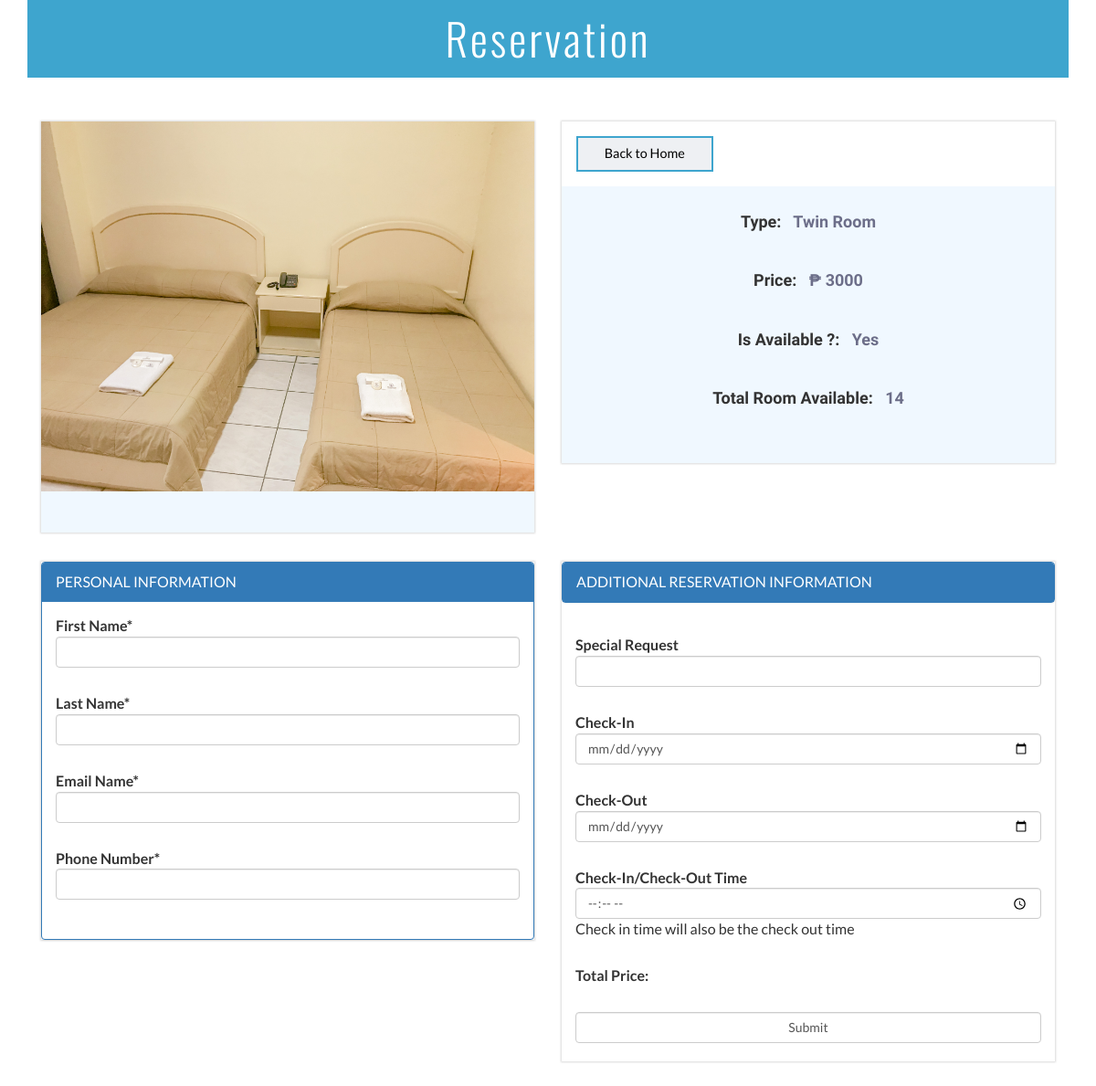
The page /redirect/Reservation.php?id=2 on the database its author committed.
### tables this page shows
CREATE TABLE `room` (
  `id` int(10) UNSIGNED NOT NULL,
  `type` varchar(15) DEFAULT NULL,
  `price` double NOT NULL,
  `total` int(11) NOT NULL,
  `image` varchar(50) NOT NULL
);

### redirect/Reservation.php (the view, shortened to what this page needs)
<?php
$con = mysqli_connect("localhost", "root", "", "hotel");
$res = mysqli_query($con, "SELECT * FROM room WHERE id =  " . $_SESSION["room_id"] . " ");
if ($row = mysqli_fetch_assoc($res)) {
	$room_info = $row;
	$total_room = $room_info["total"];
}
$room_is_available = true;
$que2 =  mysqli_query($con, "SELECT * FROM roombook WHERE room_id =  " . $_SESSION["room_id"] . " ");
$total_available_room = intval($total_room) - mysqli_num_rows($que2);
?>
<!DOCTYPE html>
<html lang="en">
<head>
	<link href="../css/bootstrap.css" rel="stylesheet" type="text/css" media="all" />
	<link href="../css/font-awesome.css" rel="stylesheet">
	<link rel="stylesheet" href="../css/chocolat.css" type="text/css" media="screen">
	<link href="../css/easy-responsive-tabs.css" rel='stylesheet' type='text/css' />
	<link rel="stylesheet" href="../css/flexslider.css" type="text/css" media="screen" property="" />
	<link rel="stylesheet" href="../css/jquery-ui.css" />
	<link href="../css/style.css" rel="stylesheet" type="text/css" media="all" />
</head>
<body>
	<form style="display: block;" method="POST" action="./BookingReserveProcess.php">
		<div class="plans-section" id="rooms" style="padding: 0;">
			<div class="container">
				<h3 class="title-w3-agileits " style="color:#fff;background: #3EA5CE;padding:1rem;width:100%"> Reservation
				</h3>
				<div class="priceing-table-main">
					<div class="col-md-6 price-grid">
						<div class="price-block agile">
							<div class="price-gd-top">
								<img src=" <?php echo $room_info["image"] ?>" alt=" " class="img-responsive" />
							</div>
							<div class="price-gd-bottom">
							</div>
						</div>
					</div>
					<div class="col-md-6 price-grid">
						<div class="price-block agile">
							<div class="price-selet" style="text-align: left; margin-left: 1rem">
								<a href="../index.php">Back to Home</a>
							</div>
							<div class="price-gd-bottom">
								<h4> Type: &nbsp;<span> <?php echo $room_info["type"]; ?> </span> </h4>
							</div>
							<div class="price-gd-bottom">
								<h4> Price: &nbsp;<span> &#8369; <?php echo $room_info["price"]; ?> </span> </h4>
							</div>
							<div class="price-gd-bottom">
								<h4> Is Available ?: &nbsp;<span> <?php if ($room_is_available) {
																		echo "Yes";
																	} else {
																		echo "No";
																	}; ?> </span> </h4>
							</div>
							<div class="price-gd-bottom">
								<h4> Total Room Available: &nbsp;<span> <?php echo $total_available_room ?>
							</div>
							<div class="price-gd-bottom">
							</div>
						</div>
					</div>
					<div class="col-md-6 price-grid add-info" style="margin: 2rem 0">
						<div class="price-block agile">
							<div class="panel panel-primary">
								<div class="panel-heading">
									PERSONAL INFORMATION
								</div>
								<div class="panel-body">
									<div class="form-group">
										<label>First Name*</label>
										<input id="fname" name="fname" class="form-control" required>
									</div>
									<br>
									<div class="form-group">
										<label>Last Name*</label>
										<input id="lname" name="lname" class="form-control" required>
									</div>
									<br>
									<div class="form-group">
										<label>Email Name*</label>
										<input id="email" name="email" class="form-control" required>
									</div>
									<br>
									<div class="form-group">
										<label>Phone Number*</label>
										<input id="phone" name="phone" class="form-control" required>
									</div>
									<br>
								</div>
							</div>
						</div>
					</div>
					<div class="col-md-6 price-grid add-info" style="margin: 2rem 0">
						<div class="price-block agile">
							<div class="panel panel-primary">
								<div class="panel-heading">
									ADDITIONAL RESERVATION INFORMATION
								</div>
							</div>
							<div class="panel-body">
								<div class="form-group">
									<label>Special Request</label>
									<input id="request" name="request" class="form-control" placeholder="optional">
								</div>
								<br>
								<div class="form-group">
									<label>Check-In</label>
									<input id="cin" name="cin" type="date" class="form-control">
								</div>
								<br>
								<div class="form-group">
									<label>Check-Out</label>
									<input id="cout" name="cout" type="date" class="form-control">
								</div>
								<br>
								<div class="form-group">
									<label>Check-In/Check-Out Time</label>
									<input id="start-end" name="start-end" type="time" class="form-control">
									<p>Check in time will also be the check out time</p>
								</div>
								<br>
								<div class="form-group">
									<label>Total Price: <span id="totalPrice"> </span> </label>
								</div>
								<br>
								<div class="form-group">
									<input id="submit" name="submit" type="button" class="form-control" value="Submit">
								</div>
							</div>
						</div>
					</div>
				</div>
			</div>
		</div>
	</form>
</body>
</html>

### css/chocolat.css (style rules this page uses)
body { margin:0; padding:0; }

### css/easy-responsive-tabs.css (style rules this page uses)
body { margin: 0px; padding: 0px; background: #f5f5f5; font-weight: 500; }
ul.resp-tabs-list, p { margin: 0px; padding: 0px; }

### css/style.css (style rules this page uses)
html, body { margin:0; font-size: 100%; font-family: 'Lato', sans-serif; background: #fff; }
body a { text-decoration:none; transition:0.5s all; -webkit-transition:0.5s all; -moz-transition:0.5s all; -o-transition:0.5s all; -ms-transition:0.5s all; }
input[type="button"],input[type="submit"] { transition:0.5s all; -webkit-transition:0.5s all; -moz-transition:0.5s all; -o-transition:0.5s all; -ms-transition:0.5s all; }
h1,h2,h3,h4,h5,h6 { margin:0; font-family: 'Federo', sans-serif; font-weight: 600; }
p { margin:0; }
label { margin:0; }
.contact-w3ls,.advantages,.banner-bottom ,.w3l-visitors-agile,.plans-section,.team { padding: 100px 0px; }
h3.title-w3-agileits { font-size: 3em; color: #FFF; font-weight: 300; letter-spacing: 3px; margin-bottom: 1em; text-align: center; text-transform: capitalize; font-family:'Oswald', sans-serif; }
.price-gd-top { text-align: center; position: relative; }
.price-gd-bottom { background: #fff; text-align: center; padding: 1.8em 0em 1em; }
.price-gd-top img { width: 100%; }
.price-selet { padding: 1em 0em; text-align: center; background: #fff; }
.price-selet a { font-size: 1.1em; color: #fff; display: block; }
.price-selet a { font-size: 0.9em; color: #000000; display: inline-block; padding: 0.5em 2em; background: #EEF0F3; text-decoration: none; border: 2px solid #3EA5CE; }
.price-block { box-shadow: 0px 0px 2px 1px rgba(0,0,0,0.15); transition: 0.5s all; -webkit-transition: 0.5s all; -moz-transition: 0.5s all; -o-transition: 0.5s all; }
.form-group { margin-bottom: 5px; }

### redirect/Reservation.php (style rules this page uses)
.priceing-table-main { display: flex !important; flex-wrap: wrap !important; justify-content: center !important; }
.price-gd-bottom { background: aliceblue; }
.price-gd-bottom span { color: #6C6E89; }

### rows shown on the page
room: image (picture), type "Twin Room", price "3000", total "14"
